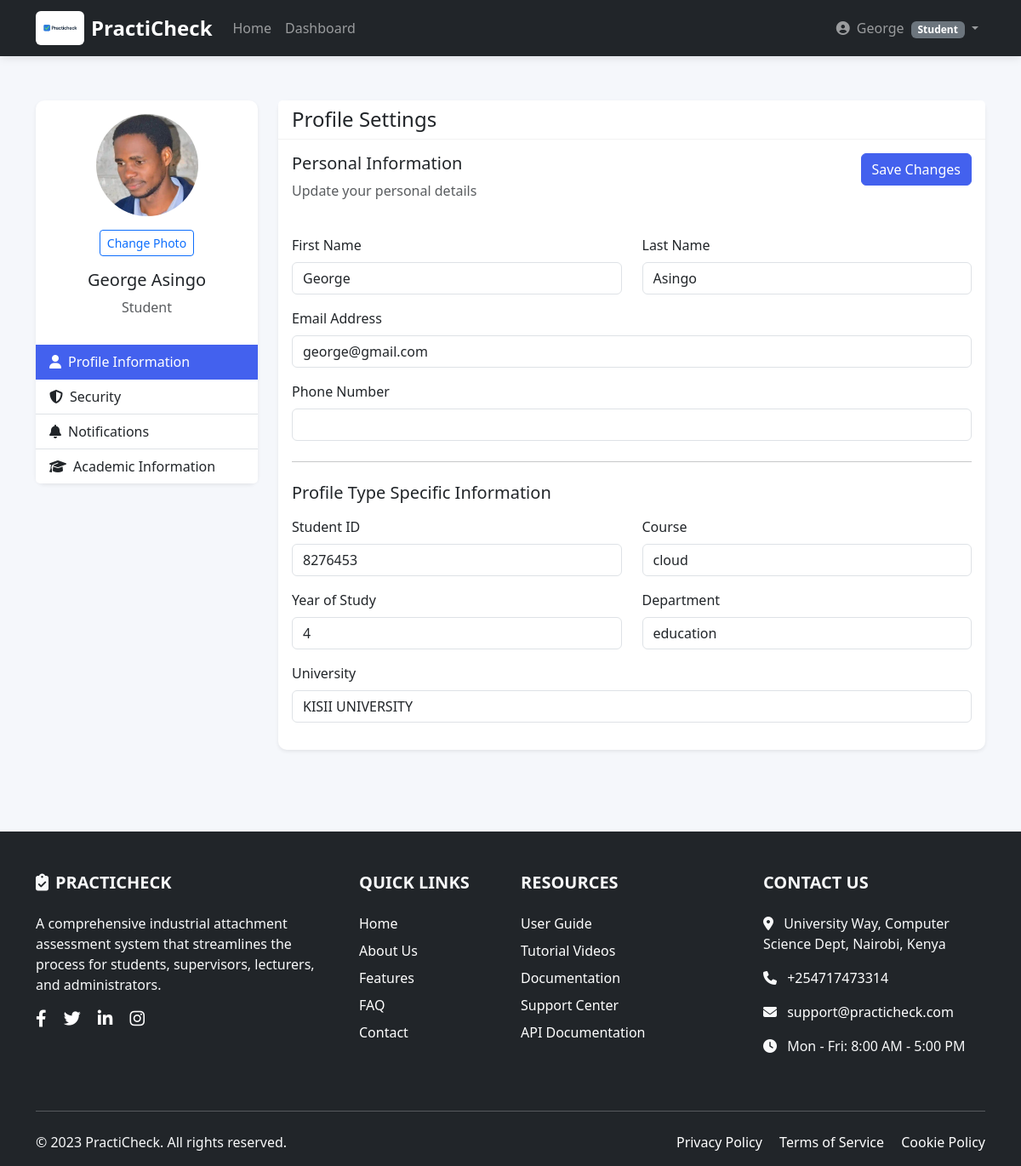
The app's page /accounts/profile/ (signed in) with its own data.
### accounts/models.py (models this page shows, shortened)
class User(AbstractUser):
    USER_TYPE_CHOICES = (
        (1, 'Student'),
        (2, 'Supervisor'),
        (3, 'Lecturer'),
        (4, 'Admin'),
    )
    user_type = models.PositiveSmallIntegerField(choices=USER_TYPE_CHOICES, default=1)
    phone_number = models.CharField(max_length=15, blank=True)
    profile_picture = models.ImageField(upload_to='profile_pics/', blank=True, null=True)
    created_at = models.DateTimeField(auto_now_add=True)
    updated_at = models.DateTimeField(auto_now=True)

class StudentProfile(models.Model):
    user = models.OneToOneField(User, on_delete=models.CASCADE, related_name='student_profile')
    student_id = models.CharField(max_length=20, unique=True)
    course = models.CharField(max_length=100)
    year_of_study = models.IntegerField()
    university = models.CharField(max_length=200)
    department = models.CharField(max_length=100)

### accounts/views.py (the view)
# urls.py: path("profile/", views.profile, name="profile"),
@login_required
def profile(request):
    user = request.user
    profile = None
    logbook_entries = []
    total_entries = 0
    completion_rate = 0
    if hasattr(user, 'student_profile'):
        profile = user.student_profile
        logbook_entries = LogbookEntry.objects.filter(attachment__student=user).order_by('-entry_date')[:5]
        total_entries = LogbookEntry.objects.filter(attachment__student=user).count()
        attachments = Attachment.objects.filter(student=user)
        if attachments.exists():
            completion_rate = round(sum(a.progress_percentage for a in attachments) / attachments.count())
    elif hasattr(user, 'supervisor_profile'):
        profile = user.supervisor_profile
    elif hasattr(user, 'lecturer_profile'):
        profile = user.lecturer_profile
    return render(request, 'accounts/profile.html', {
        'user': user,
        'profile': profile,
        'logbook_entries': logbook_entries,
        'total_entries': total_entries,
        'completion_rate': completion_rate,
    })

### accounts/context_processors.py (called while the page is built)
def user_type(request):
    return {
        'user_type': request.user.user_type if request.user.is_authenticated else None,
        'user_type_display': request.user.get_user_type_display() if request.user.is_authenticated else None,
    }

### attachments/models.py (called while the page is built)
    @property
    def days_completed(self):
        if self.status in ['approved', 'ongoing']:
            completed = (timezone.now().date() - self.start_date).days
            return max(0, min(completed, (self.end_date - self.start_date).days))
        return 0

    @property
    def total_days(self):
        return (self.end_date - self.start_date).days

    @property
    def progress_percentage(self):
        if self.total_days > 0:
            return min(100, max(0, int((self.days_completed / self.total_days) * 100)))
        return 0

### accounts/templates/accounts/profile.html (shortened to what this page needs)
{% extends 'base.html' %}
{% load crispy_forms_tags %}
{% block content %}
<div class="container py-5">
    <div class="row">
        <div class="col-lg-3 mb-4">
            <div class="card shadow-sm">
                <div class="card-body text-center">
                    <form id="profilePicForm" method="post" enctype="multipart/form-data" action="{% url 'accounts:upload_profile_picture' %}">
                        <label for="profileInput" style="cursor: pointer;">
                            <img id="profilePreview"
                                 src="{% if user.profile_picture %}{{ user.profile_picture.url }}{% else %}https://ui-avatars.com/api/?name={{ user.get_full_name|default:user.username }}&background=4361ee&color=fff&size=120{% endif %}"
                                 alt="Profile Picture" class="rounded-circle mb-2" width="120" height="120">
                            <div class="mt-2">
                                <button type="button" class="btn btn-sm btn-outline-primary">Change Photo</button>
                            </div>
                        </label>
                    </form>
                    <h5 class="card-title mt-3">{{ user.get_full_name|default:user.username }}</h5>
                    <p class="text-muted text-capitalize">{{ user.get_user_type_display }}</p>
                </div>
                <div class="list-group list-group-flush">
                    <a href="#profile-info" class="list-group-item list-group-item-action active" data-bs-toggle="tab">
                        <i class="fas fa-user me-2"></i>Profile Information
                    </a>
                    <a href="#security" class="list-group-item list-group-item-action" data-bs-toggle="tab">
                        <i class="fas fa-shield-alt me-2"></i>Security
                    </a>
                    <a href="#notifications" class="list-group-item list-group-item-action" data-bs-toggle="tab">
                        <i class="fas fa-bell me-2"></i>Notifications
                    </a>
                    {% if user.user_type == 1 and user.student_profile %}
                    <a href="#academic-info" class="list-group-item list-group-item-action" data-bs-toggle="tab">
                        <i class="fas fa-graduation-cap me-2"></i>Academic Information
                    </a>
                    {% endif %}
                </div>
            </div>
        </div>
        <div class="col-lg-9">
            <div class="card shadow-sm">
                <div class="card-header bg-white">
                    <h4 class="mb-0">Profile Settings</h4>
                </div>
                <div class="card-body">
                    <div class="tab-content">
                        <div class="tab-pane fade show active" id="profile-info">
                            <form method="post">
                                <div class="row mb-4">
                                    <div class="col-md-6">
                                        <h5>Personal Information</h5>
                                        <p class="text-muted">Update your personal details</p>
                                    </div>
                                    <div class="col-md-6 text-end">
                                        <button type="submit" class="btn btn-primary">Save Changes</button>
                                    </div>
                                </div>
                                <div class="row">
                                    <div class="col-md-6 mb-3">
                                        <label for="id_first_name" class="form-label">First Name</label>
                                        <input type="text" name="first_name" value="{{ user.first_name }}"
                                               class="form-control" id="id_first_name" required>
                                    </div>
                                    <div class="col-md-6 mb-3">
                                        <label for="id_last_name" class="form-label">Last Name</label>
                                        <input type="text" name="last_name" value="{{ user.last_name }}"
                                               class="form-control" id="id_last_name" required>
                                    </div>
                                </div>
                                <div class="mb-3">
                                    <label for="id_email" class="form-label">Email Address</label>
                                    <input type="email" name="email" value="{{ user.email }}"
                                           class="form-control" id="id_email" required>
                                </div>
                                <div class="mb-3">
                                    <label for="id_phone_number" class="form-label">Phone Number</label>
                                    <input type="tel" name="phone_number" value="{{ user.phone_number|default:'' }}"
                                           class="form-control" id="id_phone_number">
                                </div>
                                <hr class="my-4">
                                <h5 class="mb-3">Profile Type Specific Information</h5>
                                {% if user.user_type == 1 and user.student_profile %}
                                <div class="row">
                                    <div class="col-md-6 mb-3">
                                        <label for="id_student_id" class="form-label">Student ID</label>
                                        <input type="text" name="student_id" value="{{ user.student_profile.student_id }}"
                                               class="form-control" id="id_student_id" required>
                                    </div>
                                    <div class="col-md-6 mb-3">
                                        <label for="id_course" class="form-label">Course</label>
                                        <input type="text" name="course" value="{{ user.student_profile.course }}"
                                               class="form-control" id="id_course" required>
                                    </div>
                                </div>
                                <div class="row">
                                    <div class="col-md-6 mb-3">
                                        <label for="id_year_of_study" class="form-label">Year of Study</label>
                                        <input type="number" name="year_of_study" value="{{ user.student_profile.year_of_study }}"
                                               class="form-control" id="id_year_of_study" min="1" max="6" required>
                                    </div>
                                    <div class="col-md-6 mb-3">
                                        <label for="id_department" class="form-label">Department</label>
                                        <input type="text" name="department" value="{{ user.student_profile.department }}"
                                               class="form-control" id="id_department" required>
                                    </div>
                                </div>
                                <div class="mb-3">
                                    <label for="id_university" class="form-label">University</label>
                                    <input type="text" name="university" value="{{ user.student_profile.university }}"
                                           class="form-control" id="id_university" required>
                                </div>
                                {% endif %}
                            </form>
                        </div>
                    </div>
                </div>
            </div>
        </div>
    </div>
</div>
{% endblock %}

### templates/header.html (shortened to what this page needs)
{% load static %}
<header>
    <nav class="navbar navbar-expand-lg navbar-dark bg-dark fixed-top">
        <div class="container">
            <a class="navbar-brand d-flex align-items-center" href="{% url 'home' %}">
                <img src="{% static 'images/practicheck.png' %}"
                     alt="PractiCheck Logo"
                     style="height: 40px; width: auto;"
                     class="me-2">
                <span class="fw-bold text-white fs-4">PractiCheck</span>
            </a>
            <div class="collapse navbar-collapse" id="navbarNav">
                <ul class="navbar-nav me-auto">
                    <li class="nav-item">
                        <a class="nav-link" href="{% url 'home' %}">Home</a>
                    </li>
                    {% if user.is_authenticated %}
                    <li class="nav-item">
                        {% if user.user_type == 1 %}
                            <a class="nav-link" href="{% url 'attachments:dashboard' %}">Dashboard</a>
                        {% elif user.user_type == 2 %}
                            <a class="nav-link" href="{% url 'evaluations:supervisor_dashboard' %}">Dashboard</a>
                        {% elif user.user_type == 3 %}
                            <a class="nav-link" href="{% url 'evaluations:lecturer_dashboard' %}">Dashboard</a>
                        {% endif %}
                    </li>
                    {% endif %}
                </ul>
                <ul class="navbar-nav">
                    {% if user.is_authenticated %}
                    <li class="nav-item dropdown">
                        <a class="nav-link dropdown-toggle" href="#" role="button" data-bs-toggle="dropdown">
                            <i class="fas fa-user-circle me-1"></i>
                            {{ user.username }}
                            <small class="badge bg-secondary ms-1">
                                {{ user.get_user_type_display }}
                            </small>
                        </a>
                    </li>
                    {% endif %}
                </ul>
            </div>
        </div>
    </nav>
</header>

### static/css/style.css (style rules this page uses)
:root { --primary: #4361ee; --secondary: #3f37c9; --success: #4cc9f0; --info: #4895ef; --warning: #f72585; --danger: #e63946; --light: #f8f9fa; --dark: #212529; --gray: #6c757d; }
body { font-family: 'Segoe UI', Tahoma, Geneva, Verdana, sans-serif; background-color: #f5f7fb; color: #333; }
.navbar { box-shadow: 0 2px 10px rgba(0, 0, 0, 0.1); }
.card { border: none; border-radius: 10px; box-shadow: 0 4px 20px rgba(0, 0, 0, 0.05); transition: transform 0.3s, box-shadow 0.3s; }
.card-header { background: white; border-bottom: 1px solid rgba(0, 0, 0, 0.05); font-weight: 600; }
.btn-primary { background-color: var(--primary); border-color: var(--primary); }

### templates/header.html (style rules this page uses)
.navbar-brand img { background: #ffffff; padding: 3px; border-radius: 6px; }
body { padding-top: 70px; }

### accounts/templates/accounts/profile.html (style rules this page uses)
.list-group-item.active { background-color: #4361ee; border-color: #4361ee; }

### records on screen
User: username "George", user_type "Student", profile_picture (picture), get_full_name "George Asingo", first_name "George", last_name "Asingo", email "george@gmail.com", student_id "8276453", course "cloud", year_of_study "4", department "education", university "KISII UNIVERSITY"
